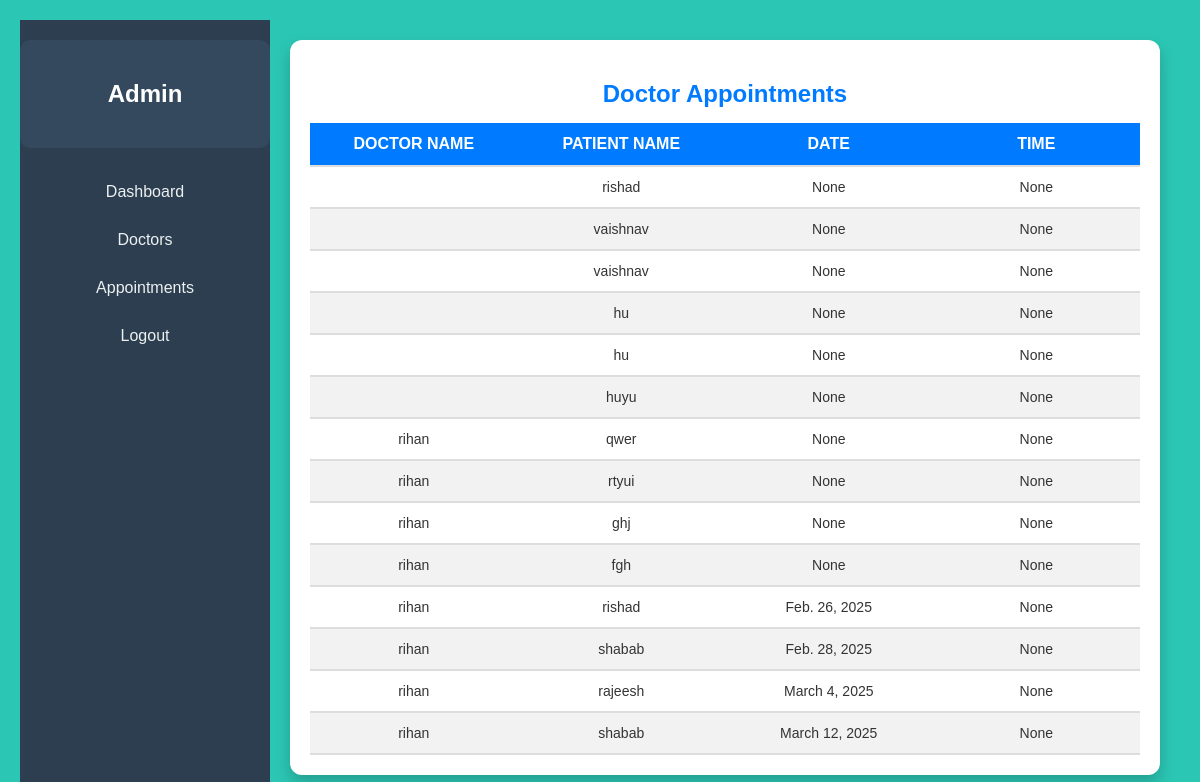
Page /api/viewappointment on the committed database.
### Predictivehealthapp/models.py (models this page shows)
class bookinginfoTable(models.Model):
    USERID=models.ForeignKey(userTable,on_delete=models.CASCADE,null=True,blank=True,related_name='userid')
    DOCTORID=models.ForeignKey(DoctorTable,on_delete=models.CASCADE,null=True,blank=True,)
    patient_name=models.CharField(max_length=300,null=True,blank=True)
    patient_age=models.CharField(max_length=300,null=True,blank=True)
    patient_height=models.CharField(max_length=300,null=True,blank=True)
    patient_weight=models.CharField(max_length=300,null=True,blank=True)
    patient_addr=models.CharField(max_length=300,null=True,blank=True)
    APPOINTMENTDATE=models.DateField(null=True,blank=True)
    APPOINTMENTTIME=models.TimeField(null=True,blank=True)
    visitReason=models.CharField(max_length=300,null=True,blank=True)
    status=models.CharField(max_length=20,null=True,blank=True)

class DoctorTable(models.Model):
    LOGINID=models.ForeignKey(LoginTable,on_delete=models.CASCADE,null=True,blank=True)
    Name=models.CharField(max_length=20,null=True,blank=True)
    specialization=models.CharField(max_length=20,null=True,blank=True)
    qualification=models.CharField(max_length=20,null=True,blank=True)
    phone=models.BigIntegerField(null=True,blank=True)
    email=models.CharField(max_length=255,null=True,blank=True)
    avg_rating=models.DecimalField(max_digits=3, decimal_places=2,null=True,blank=True)
    status=models.CharField(max_length=20,null=True,blank=True)

### Predictivehealthapp/views.py (the view)
# urls.py: path('viewappointment',viewappointment.as_view(),name="viewappointment"),
class viewappointment(View):
    def get(self,request):
        obj=bookinginfoTable.objects.all()
        return render(request,'administrator/view-appointment.html',{'obj':obj})

### templates/administrator/view-appointment.html (shortened to what this page needs)
{% extends 'administrator/admin-dashboard.html' %}
    {% block body %}
    <div class="appointment-container">
        <h2 class="title">Doctor Appointments</h2>
        <div class="responsive-table-container">
            <table class="responsive-table">
                <thead>
                    <tr>
                        <th>Doctor Name</th>
                        <th>Patient Name</th>
                        <th>Date</th>
                        <th>Time</th>
                    </tr>
                </thead>
                <tbody>
                    {% for i in obj %}
                    <tr>
                        <td>{{ i.DOCTORID.Name }}</td>
                        <td>{{ i.patient_name }}</td>
                        <td>{{ i.APPOINTMENTDATE }}</td>
                        <td>{{ i.APPOINTMENTTIME }}</td>
                    </tr>
                    {% endfor %}
                </tbody>
            </table>
        </div>
    </div>
    {% endblock %}

### static/styles/admini-css/administrator.css (style rules this page uses)
body { margin: 0; font-family: Arial, sans-serif; background-color: #11bfabe2; transition: all 0.3s ease-in-out; }
body { font-family: "Poppins", sans-serif; margin: 0; padding: 20px; color: #333; transition: all 0.3s ease-in-out; }
.title { font-size: 26px; font-weight: bold; margin-bottom: 20px; color: #007bff; }
.responsive-table-container { overflow-x: auto; }
.responsive-table { width: 100%; border-collapse: collapse; min-width: 800px; table-layout: fixed; }
.responsive-table th, .responsive-table td { padding: 15px; text-align: center; border-bottom: 2px solid #ddd; }
.responsive-table th { background-color: #007bff; color: white; font-size: 16px; }
.responsive-table td { font-size: 14px; }
body { font-family: "Poppins", sans-serif; margin: 0; padding: 20px; transition: all 0.3s ease-in-out; }
.appointment-container { max-width: 1000px; margin: auto; background: white; padding: 20px; border-radius: 12px; box-shadow: 0 8px 16px rgba(0, 0, 0, 0.2); text-align: center; animation: fadeIn 0.5s ease-in-out; }
.title { font-size: 24px; font-weight: bold; margin-bottom: 15px; color: #007bff; }
.responsive-table { width: 100%; border-collapse: collapse; min-width: 600px; background-color: white; }
.responsive-table th, .responsive-table td { padding: 12px; text-align: center; border-bottom: 2px solid #ddd; }
.responsive-table th { background-color: #007bff; color: white; font-size: 16px; text-transform: uppercase; }
.responsive-table td { font-size: 14px; color: #333; }
.responsive-table tr:nth-child(even) { background-color: #f2f2f2; }

### rows in the picture
bookinginfoTable: patient_name "rishad", APPOINTMENTDATE "None", APPOINTMENTTIME "None"
bookinginfoTable: patient_name "vaishnav", APPOINTMENTDATE "None", APPOINTMENTTIME "None"
bookinginfoTable: patient_name "vaishnav", APPOINTMENTDATE "None", APPOINTMENTTIME "None"
bookinginfoTable: patient_name "hu", APPOINTMENTDATE "None", APPOINTMENTTIME "None"
bookinginfoTable: patient_name "hu", APPOINTMENTDATE "None", APPOINTMENTTIME "None"
bookinginfoTable: patient_name "huyu", APPOINTMENTDATE "None", APPOINTMENTTIME "None"
bookinginfoTable: DOCTORID.Name "rihan", patient_name "qwer", APPOINTMENTDATE "None", APPOINTMENTTIME "None"
bookinginfoTable: DOCTORID.Name "rihan", patient_name "rtyui", APPOINTMENTDATE "None", APPOINTMENTTIME "None"
bookinginfoTable: DOCTORID.Name "rihan", patient_name "ghj", APPOINTMENTDATE "None", APPOINTMENTTIME "None"
bookinginfoTable: DOCTORID.Name "rihan", patient_name "fgh", APPOINTMENTDATE "None", APPOINTMENTTIME "None"
bookinginfoTable: DOCTORID.Name "rihan", patient_name "rishad", APPOINTMENTDATE "Feb. 26, 2025", APPOINTMENTTIME "None"
bookinginfoTable: DOCTORID.Name "rihan", patient_name "shabab", APPOINTMENTDATE "Feb. 28, 2025", APPOINTMENTTIME "None"
bookinginfoTable: DOCTORID.Name "rihan", patient_name "rajeesh", APPOINTMENTDATE "March 4, 2025", APPOINTMENTTIME "None"
bookinginfoTable: DOCTORID.Name "rihan", patient_name "shabab", APPOINTMENTDATE "March 12, 2025", APPOINTMENTTIME "None"
